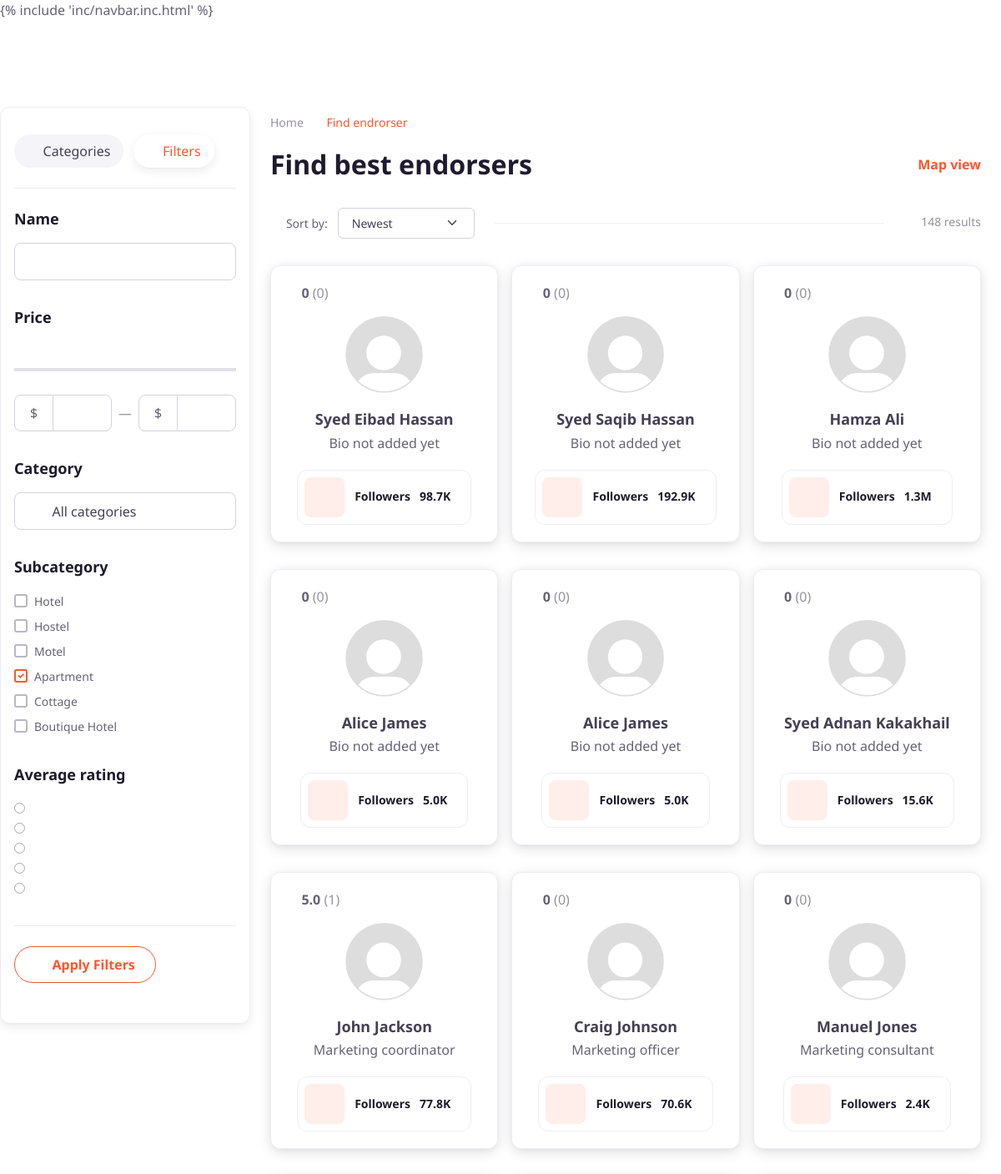
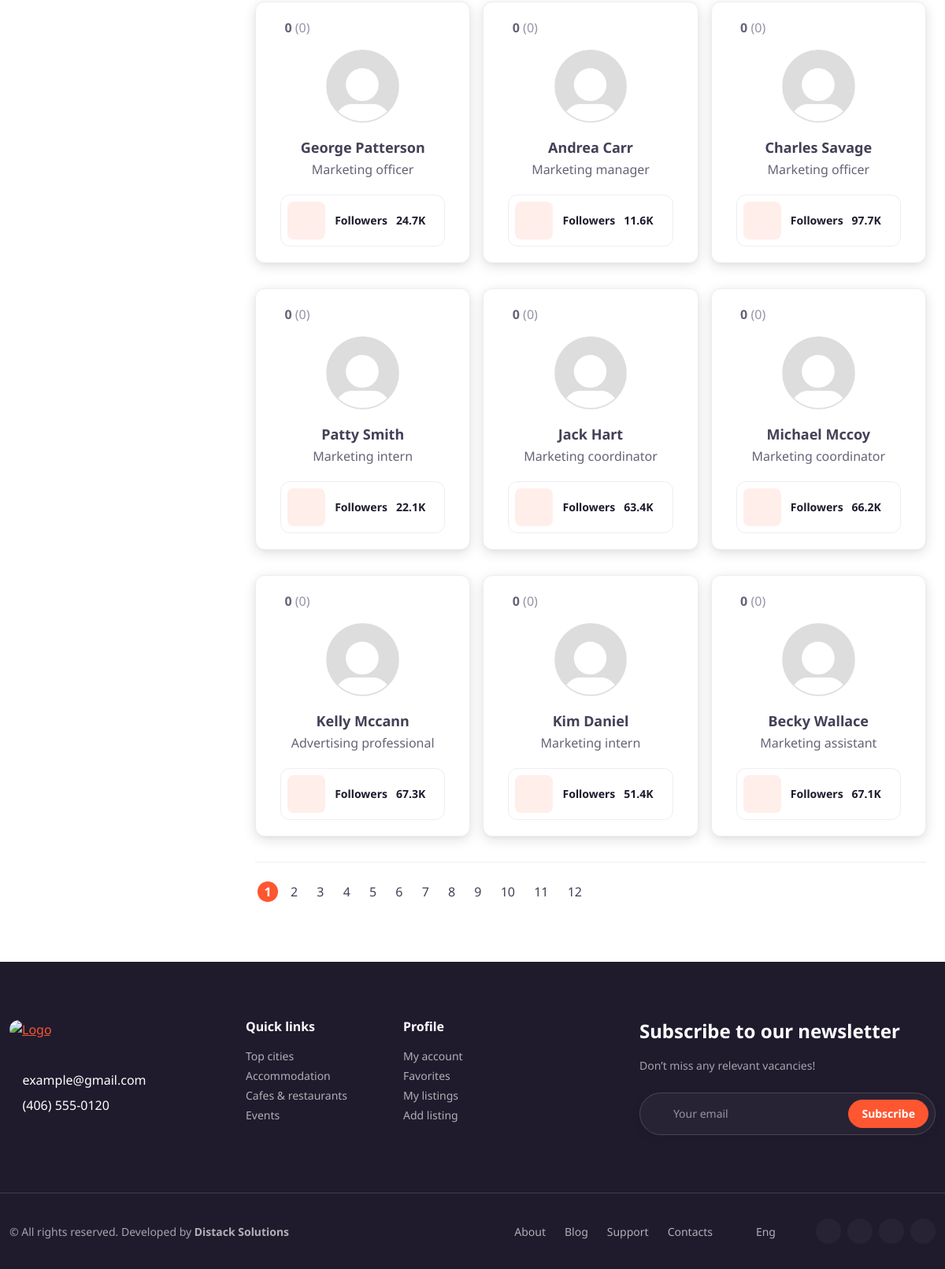
The app's page /org/ (signed in), older data (2 pictures, top to bottom).
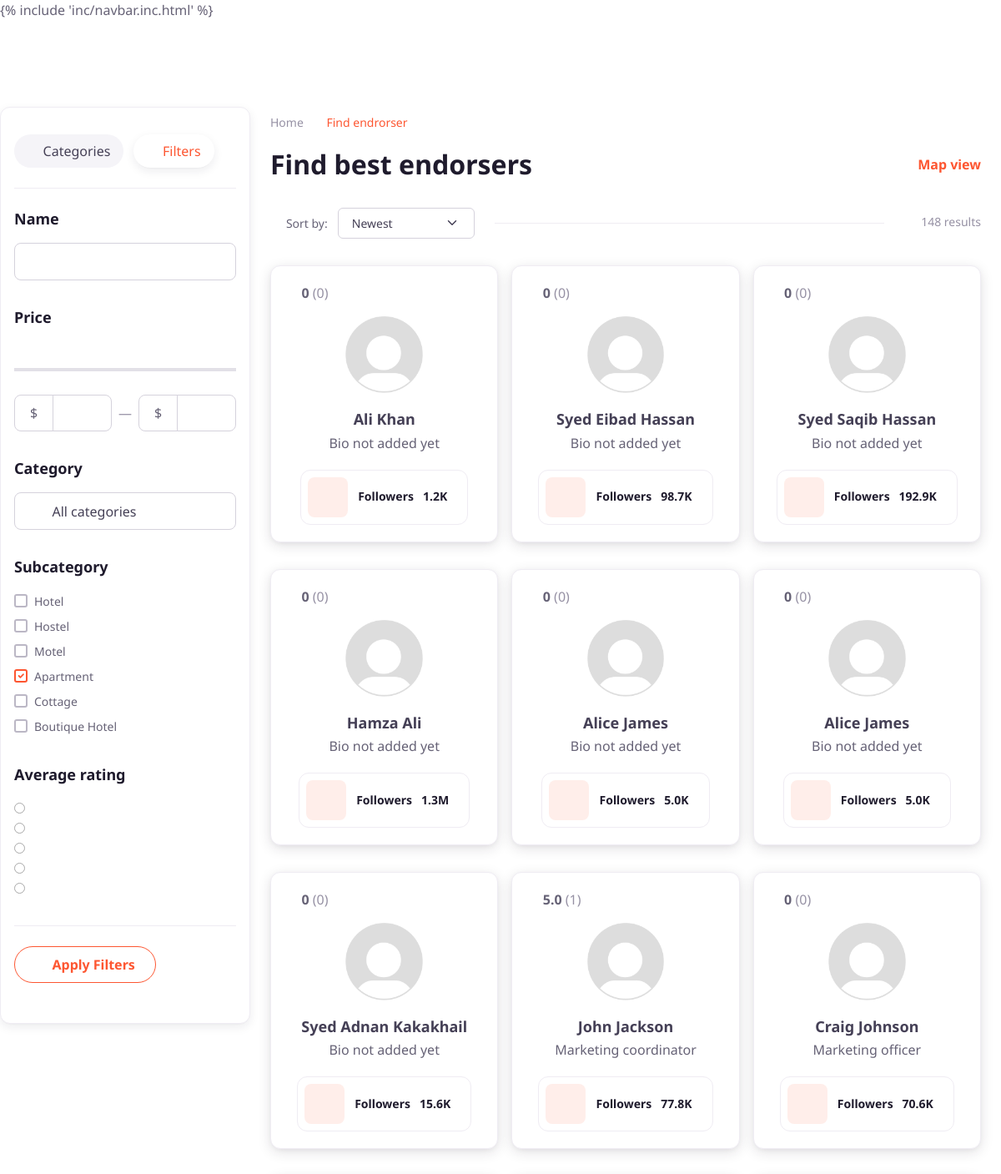
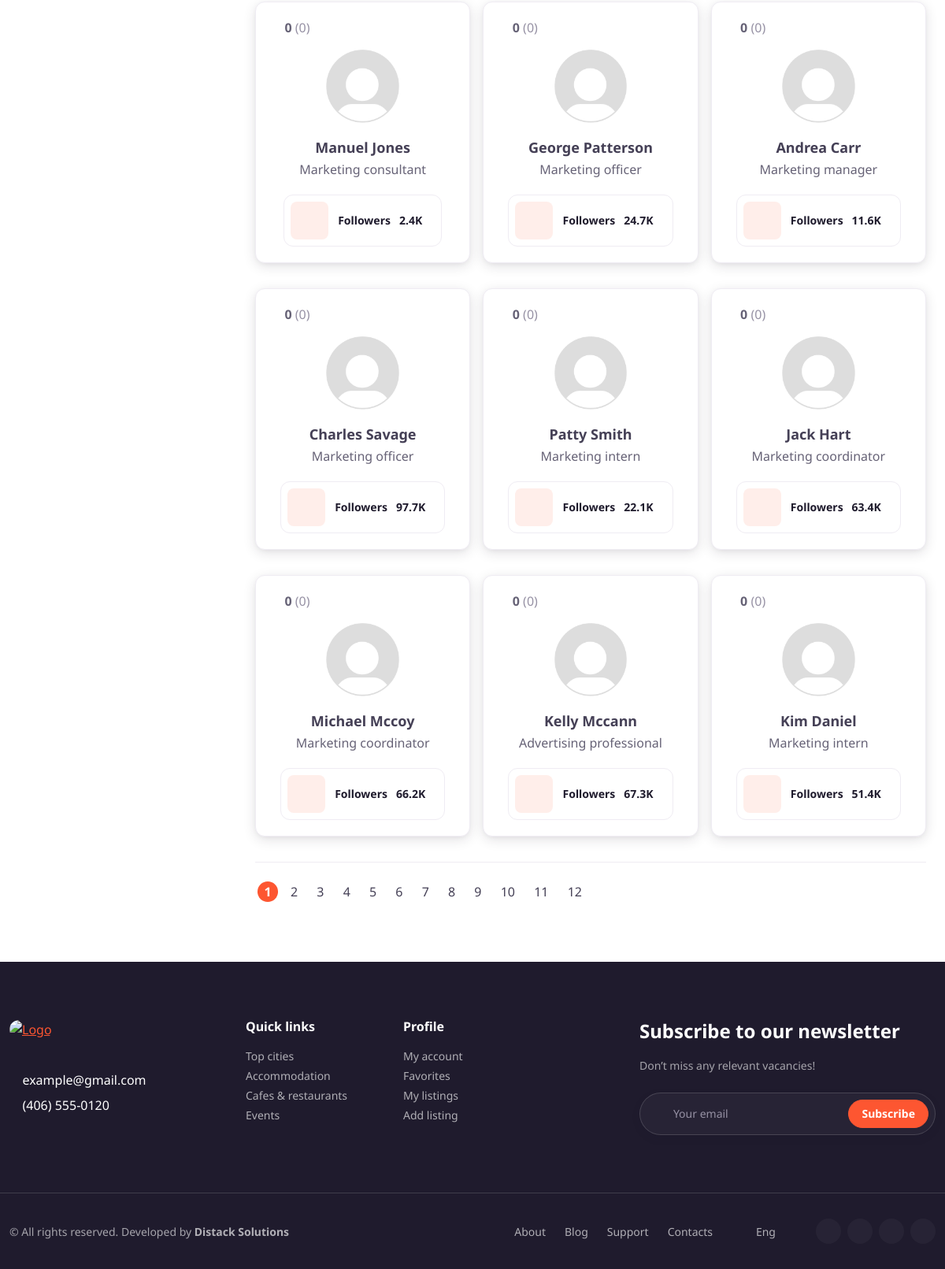
The same page, newer data (2 pictures, top to bottom).
### endorsers/models.py (models this page shows, shortened)
class Endorser(CreatedCommon):
    tagline     = models.CharField(max_length=255)
    description = models.TextField(null=True, blank=True)
    bio         = models.CharField(max_length=200, null=True, blank=True)
    followers   = models.IntegerField(default=0)
    interests   = models.TextField(null = True, blank = True)
    location    = models.OneToOneField(Location, on_delete=models.SET_NULL, null=True, blank=True)
    social_media = models.OneToOneField(SocialMedia, on_delete=models.SET_NULL, null=True, blank=True)
    price = models.IntegerField(null=True, blank=True)
    rating = models.IntegerField(null=True, blank=True)
    def getFollowers(self):
        if self.followers < 1000:
            return str(self.followers)
        elif self.followers < 1000000:
            return '{:.1f}K'.format(self.followers / 1000)
        else:
            return '{:.1f}M'.format(self.followers / 1000000)

### authentication/models.py (models this page shows, shortened)
class User(AbstractUser):
    username = None
    USERNAME_FIELD = "email"
    REQUIRED_FIELDS = []
    phone           = PhoneNumberField(null=True, blank=True)
    bio             = models.TextField(null=True, blank=True)
    email           = models.EmailField(unique=True)
    profile_pic     = models.ImageField(upload_to="profile_pics", default="profile_pics/default.png")
    is_staff_member = models.OneToOneField("organizations.Staff", on_delete=models.SET_NULL, null=True, blank=True, related_name="staff_member_object")
    is_organization = models.OneToOneField("organizations.Organization", on_delete=models.SET_NULL, null=True, blank=True, related_name="organization_object")
    is_endorser     = models.OneToOneField("endorsers.Endorser", on_delete=models.SET_NULL, null=True, blank=True, related_name="endorser_object")
    mode            = models.CharField(max_length=15, choices=[("endorser", "Endorser"), ("organization", "Organization")], default="organization")
    refer_id        = models.CharField(null=True, blank=True, max_length=8)
    def getFullName(self):
        return f"{self.first_name} {self.last_name}"
    def getReviews(self, type):
        all_reviews = Review.objects.filter(created_for=self, type=type)
        count = all_reviews.count()
        average = 0
        if count > 0:
            total_aggr = all_reviews.aggregate(Avg("star"))
            average = round(total_aggr["star__avg"], 1)
        return {"list": all_reviews, "count": count, "average": average}
    def getEndorserReviews(self):
        return self.getReviews("endorser")

### organizations/views.py (the view, shortened to what this page needs)
# urls.py: path('', home_view, name="home"),
@login_required
def home_view(request):
    all_endorsers = Endorser.objects.all()
    paginator = Paginator(all_endorsers, 18)
    page = 1
    page_1 = request.GET.get("page")
    page_numbers = paginator.page_range
    if page_1 and page_1.isdigit():
        all_endorsers = paginator.get_page(page_1)
        page = int(page_1)
    else:
        all_endorsers = paginator.get_page(1)
    context = {
        "all_endorsers": all_endorsers,
        "page_numbers": page_numbers,
        "page": page,
    }
    return render(request, "org_home.html", context)

### organizations/templates/org_home.html (shortened to what this page needs)
{% extends 'inc/base.html' %}
{% block content %}
<div class="container mt-5 pt-5 p-0">
  <div class="row g-0 mt-n3">
    <aside style="height: fit-content;" class="col-lg-4 mt-4 col-xl-3 border-top-lg border-end-lg card shadow-sm px-2 px-xl-3 px-xxl-4 pt-lg-2">
      <div class="offcanvas-lg offcanvas-start" id="filters-sidebar">
        <div class="offcanvas-header d-block border-bottom py-lg-4 py-3 px-lg-0">
          <ul class="nav nav-pills" role="tablist">
            <li class="nav-item"><a class="nav-link d-flex align-items-center" href="#categories" data-bs-toggle="tab" role="tab"><i class="fi-list me-2"></i>Categories</a></li>
            <li class="nav-item"><a class="nav-link d-flex align-items-center active" href="#filters" data-bs-toggle="tab" role="tab"><i class="fi-filter-alt-horizontal me-2"></i>Filters</a></li>
          </ul>
        </div>
        <div class="offcanvas-body py-lg-4">
          <div class="tab-content">
              <div class="tab-pane fade show active" id="filters" role="tabpanel">
                <form action="{% url 'org:home' %}" method="POST">
                  <div class="pb-4 mb-2">
                    <h3 class="h6">Name</h3>
                    <input
                      class="form-control"
                      type="text"
                      name="name"
                    />
                  </div>
                  <div class="pb-4 mb-2">
                    <h3 class="h6">Price</h3>
                    <div class="range-slider" data-start-min="300" data-start-max="700" data-min="50" data-max="3000" data-step="5">
                      <div class="range-slider-ui"></div>
                      <div class="d-flex align-items-center">
                        <div class="w-50 pe-2">
                          <div class="input-group"><span class="input-group-text fs-base">$</span>
                            <input class="form-control range-slider-value-min" type="number" name="lower_price">
                          </div>
                        </div>
                        <div class="text-muted">&mdash;</div>
                        <div class="w-50 ps-2">
                          <div class="input-group"><span class="input-group-text fs-base">$</span>
                            <input class="form-control range-slider-value-max" type="number" name="upper_price">
                          </div>
                        </div>
                      </div>
                    </div>
                  </div>
                  <div class="pb-4 mb-2">
                    <h3 class="h6">Category</h3>
                    <div class="dropdown mb-sm-0 mb-3" data-bs-toggle="select">
                      <button class="btn btn-outline-secondary d-flex align-items-center w-100 px-4 fw-normal text-start dropdown-toggle" type="button" data-bs-toggle="dropdown"><i class="fi-list me-2 text-muted"></i><span class="dropdown-toggle-label d-block w-100">All categories</span></button>
                    </div>
                  </div>
                  <div class="pb-4 mb-2">
                    <h3 class="h6">Subcategory</h3>
                    <div class="overflow-auto" data-simplebar data-simplebar-auto-hide="false" style="height: 11rem;">
                      <div class="form-check">
                        <input class="form-check-input" type="checkbox" id="hotel">
                        <label class="form-check-label fs-sm" for="hotel">Hotel</label>
                      </div>
                      <div class="form-check">
                        <input class="form-check-input" type="checkbox" id="hostel">
                        <label class="form-check-label fs-sm" for="hostel">Hostel</label>
                      </div>
                      <div class="form-check">
                        <input class="form-check-input" type="checkbox" id="motel">
                        <label class="form-check-label fs-sm" for="motel">Motel</label>
                      </div>
                      <div class="form-check">
                        <input class="form-check-input" type="checkbox" id="apartment" checked>
                        <label class="form-check-label fs-sm" for="apartment">Apartment</label>
                      </div>
                      <div class="form-check">
                        <input class="form-check-input" type="checkbox" id="cottage">
                        <label class="form-check-label fs-sm" for="cottage">Cottage</label>
                      </div>
                      <div class="form-check">
                        <input class="form-check-input" type="checkbox" id="boutique-hotel">
                        <label class="form-check-label fs-sm" for="boutique-hotel">Boutique Hotel</label>
                      </div>
                    </div>
                  </div>
                  <div class="pb-4 mb-2">
                    <h3 class="h6">Average rating</h3>
                    <div class="form-radio">
                      <input class="form-radio-input" type="radio" id="5-star" name="rating" value="5">
                      <label class="form-radio-label fs-sm align-middle mt-n2" for="5-star">
                      <span class="star-rating"><i class="star-rating-icon fi-star-filled active"></i><i class="star-rating-icon fi-star-filled active"></i><i class="star-rating-icon fi-star-filled active"></i><i class="star-rating-icon fi-star-filled active"></i><i class="star-rating-icon fi-star-filled active"></i></span>
                      </label>
                    </div>
                    <div class="form-radio">
                      <input class="form-radio-input" type="radio" id="4-star" name="rating" value="4">
                      <label class="form-radio-label fs-sm align-middle mt-n2" for="4-star"><span class="star-rating"><i class="star-rating-icon fi-star-filled active"></i><i class="star-rating-icon fi-star-filled active"></i><i class="star-rating-icon fi-star-filled active"></i><i class="star-rating-icon fi-star-filled active"></i><i class="star-rating-icon fi-star"></i></span>
                      </label>
                    </div>
                    <div class="form-radio">
                      <input class="form-radio-input" type="radio" id="3-star" name="rating" value="3">
                      <label class="form-radio-label fs-sm align-middle mt-n2" for="3-star"><span class="star-rating"><i class="star-rating-icon fi-star-filled active"></i><i class="star-rating-icon fi-star-filled active"></i><i class="star-rating-icon fi-star-filled active"></i><i class="star-rating-icon fi-star"></i><i class="star-rating-icon fi-star"></i></span>
                      </label>
                    </div>
                    <div class="form-radio">
                      <input class="form-radio-input" type="radio" id="2-star" name="rating" value="2">
                      <label class="form-radio-label fs-sm align-middle mt-n2" for="2-star"><span class="star-rating"><i class="star-rating-icon fi-star-filled active"></i><i class="star-rating-icon fi-star-filled active"></i><i class="star-rating-icon fi-star"></i><i class="star-rating-icon fi-star"></i><i class="star-rating-icon fi-star"></i></span>
                      </label>
                    </div>
                    <div class="form-radio">
                      <input class="form-radio-input" type="radio" id="1-star" name="rating" value="1">
                      <label class="form-radio-label fs-sm align-middle mt-n2" for="1-star"><span class="star-rating"><i class="star-rating-icon fi-star-filled active"></i><i class="star-rating-icon fi-star"></i><i class="star-rating-icon fi-star"></i><i class="star-rating-icon fi-star"></i><i class="star-rating-icon fi-star"></i></span>
                      </label>
                    </div>
                  </div>
                  <div class="border-top py-4">
                    <button class="btn btn-outline-primary rounded-pill" type="submit"><i class="fi-filter me-2"></i>Apply Filters</button>
                  </div>
                </form>
              </div>
          </div>
        </div>
      </div>
    </aside>
    <div class="col-lg-8 col-xl-9 position-relative overflow-hidden pb-5 pt-4 px-3 px-xl-4 px-xxl-5">
      <nav class="mb-3 pt-md-2" aria-label="Breadcrumb">
        <ol class="breadcrumb">
          <li class="breadcrumb-item"><a href="city-guide-home-v1.html">Home</a></li>
          <li class="breadcrumb-item active" aria-current="page">Find endrorser</li>
        </ol>
      </nav>
      <div class="d-sm-flex align-items-center justify-content-between pb-3 pb-sm-4">
        <h1 class="h2 mb-sm-0">Find best endorsers</h1><a class="d-inline-block fw-bold text-decoration-none py-1" href="#" data-bs-toggle-class="invisible" data-bs-target="#map"><i class="fi-map me-2"></i>Map view</a>
      </div>
      <div class="d-flex flex-sm-row flex-column align-items-sm-center align-items-stretch my-2">
        <div class="d-flex align-items-center flex-shrink-0">
          <label class="fs-sm me-2 pe-1 text-nowrap" for="sortby"><i class="fi-arrows-sort text-muted mt-n1 me-2"></i>Sort by:</label>
          <select class="form-select form-select-sm" id="sortby">
            <option>Newest</option>
          </select>
        </div>
        <hr class="d-none d-sm-block w-100 mx-4">
        <div class="d-none d-sm-flex align-items-center flex-shrink-0 text-muted"><i class="fi-check-circle me-2"></i><span class="fs-sm mt-n1">148 results</span></div>
      </div>
      <div class="row row-cols-xl-3 row-cols-sm-2 row-cols-1 gy-4 gx-3 gx-xxl-4 py-4">
        {% for endorser in all_endorsers %}
          <div class="col pb-sm-2">
              <div class="card text-left shadow">
                <div class="card-body">
                  <div>
                      {% with reviews=endorser.created_by.getEndorserReviews %}
                        <i class="fi-star-filled mt-n1 me-1 fs-base text-warning align-middle"></i><b>{{ reviews.average }}</b><span class="text-muted">&nbsp;({{ reviews.count }})</span>
                      {% endwith %}
                  </div>
                  <button class="btn btn-icon btn-light-primary btn-xs text-primary rounded-circle position-absolute top-0 end-0 m-3 zindex-5" type="button" data-bs-toggle="tooltip" data-bs-placement="left" title="Add to Favorites">
                      <i class="fi-heart"></i>
                  </button>
                  <div class="text-center align-center">
                      <img class="rounded-3 my-3" style="width: 40%;" src="{{endorser.created_by.profile_pic.url}}" alt="Article img">
                      <h3 class="my-1 fs-lg"><a class="nav-link stretched-link" href="{% url 'org:single-endorser' endorser.id %}">{{ endorser.created_by.getFullName }}</a></h3>
                      <p class="card-text">
                        {% if endorser.bio %}
                          {{ endorser.bio }}
                        {% else %}
                          Bio not added yet
                        {% endif %}
                      </p>
                      <div class="d-flex align-items-center justify-content-center">
                          <div class="icon-box border card flex-row align-items-center card-hover py-2 ps-2 pe-4">
                              <div class="icon-box-media border-dark bg-faded-primary text-primary me-2" style="font-size: 18px;">
                                <i class="fi-users"></i>
                              </div>
                              <h3 class="icon-box-title fs-sm ps-1 mb-0">Followers &nbsp; {{ endorser.getFollowers }}</h3>
                          </div>
                      </div>
                  </div>
                </div>
              </div>
          </div>
        {% endfor %}
      </div>
      <nav class="border-top pb-md-4 pt-4" aria-label="Pagination">
        <ul class="pagination mb-1">
          {% for page_number in page_numbers %}
            {% if all_endorsers.number == page_number %}
              <li class="page-item d-none d-sm-block active text-primary">
                <span class="page-link">
                  {{ page_number }}
                </span>
              </li>
            {% else %}
              <li class="page-item d-none d-sm-block"><a class="page-link" href="{% url 'org:home' %}?page={{ page_number }}">{{ page_number }}</a></li>
            {% endif %}
          {% endfor %}
        </ul>
      </nav>
    </div>
  </div>
</div>
{% endblock content %}

Row changes from the older to the newer data that the page shows:
no longer on this page (row unchanged): Endorser: created_by.getEndorserReviews.average "0", created_by.getEndorserReviews.count "0", created_by.profile_pic (placeholder picture), created_by.getFullName "Becky Wallace", bio "Marketing assistant", getFollowers "67.1K"
added Endorser: created_by.getEndorserReviews.average "0", created_by.getEndorserReviews.count "0", created_by.profile_pic (placeholder picture), created_by.getFullName "Ali Khan", shows "Bio not added yet", getFollowers "1.2K"
